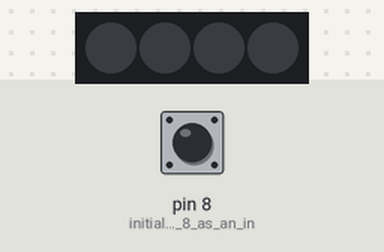
A sketch run on a simulated Arduino Uno, built with avr-gcc and run on an emulated ATmega328P. Shown: 4 RGB LEDs in strip order, left to right. The test bench sets the inputs (shaded band); at power-on: pin 8 (initialize_pin_8_as_an_in) HIGH. Colours are those a GRB WS2812 strip shows for the declared byte order.

Above: at 1.2 s.
1.3 s: pin 8 (initialize_pin_8_as_an_in) pulled LOW for 0.15 s
At 1.7 s:
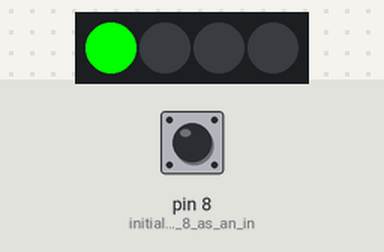
At 2.7 s:
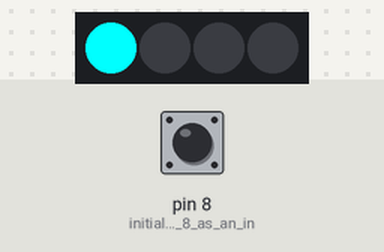
4.3 s: pin 8 (initialize_pin_8_as_an_in) pulled LOW for 3.2 s
At 5.2 s:
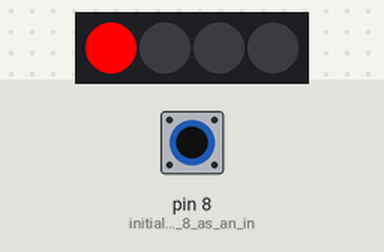
Timing chart, 0 to 10.3 s (numbered marks = the images above; inputs shaded):
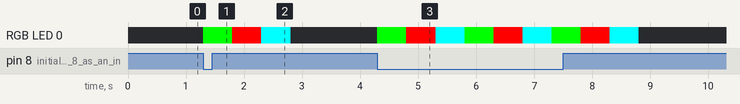

The sketch:

LEDandButtonTest.ino
```cpp
// (licence header left out)
#include <FastLED.h>

#define NUM_LEDS 4 // How many LEDs do we have?
#define LED_PIN 4  // What pin is our LEDs connected to?

CRGB leds[NUM_LEDS]; // Initialize the values of LEDs

/**
 * setup
 * --
 * The setup() function is called when a sketch starts. Use it to initialize variables, pin modes, start using libraries, etc.
 * This function will only run once, after each powerup or reset of the Arduino board.
 */
void setup()
{
  FastLED.addLeds<WS2812, LED_PIN, RGB>(leds, NUM_LEDS); // Tell FastLED about what type of LEDs we have, how many we have, and where they are
  FastLED.setBrightness(255);                            // Tell FastLED we will be providing brightness values from 0 - 255 inclusive
                                                         // Note that 255 is equivalent to 2^8 - 1, or the amount of information you can store in a byte
  pinMode(8, INPUT_PULLUP);                              // initialize pin 8 as an input (the Red Button)
}

/**
 * loop
 * --
 * The loop() function runs over and over again forever. We are using it to control the color our LED
 */
void loop()
{
  if (digitalRead(8) == LOW) // When pin 8 is low, do the following
  {
    setLed(0, 255, 0, 0);   // Set the first LED to red
    delay(500);             // Wait half a second
    setLed(0, 0, 255, 0);   // Set the first LED to green
    delay(500);             // Wait half a second
    setLed(0, 255, 0, 255); // Set the first LED to purple
    delay(500);             // Wait half a second
    clearLed(0);            // Clear out the values written to the first LED
  }
}

/**
 * setLed
 * @param ledId the address of the LED you want to set
 * @param r     the amount of red the LED should show
 * @param g     the amount of green the LED should show
 * @param b     the amount of blue the LED should show
 * --
 * The setLed() function sets the color value for the specified LED and asks FastLED to update the LEDs
 */
void setLed(int ledId, int r, int g, int b)
{
  leds[ledId] = CRGB(r, g, b);
  FastLED.show();
}

/**
 * clearLed
 * @param ledId the address of the LED you want to set
 * --
 * The clearLed() function clears the color value for the specified LED and asks FastLED to update the LEDs
 */
void clearLed(int ledId)
{
  leds[ledId] = CRGB(0, 0, 0);
  FastLED.show();
}
```

Measured:
- after the input at 1.3 s, RGB LED 0: off → RGB(0, 255, 0) at once, → RGB(255, 0, 0) 0.50 s later, → RGB(0, 255, 255) 0.50 s later, → off 0.50 s later
- after the input at 4.3 s, RGB LED 0: off → RGB(0, 255, 0) at once, then repeats every 1.5 s: RGB(255, 0, 0) 0.50 s, RGB(0, 255, 255) 0.50 s, RGB(0, 255, 0) 0.50 s, until it stays off from 8.8 s
